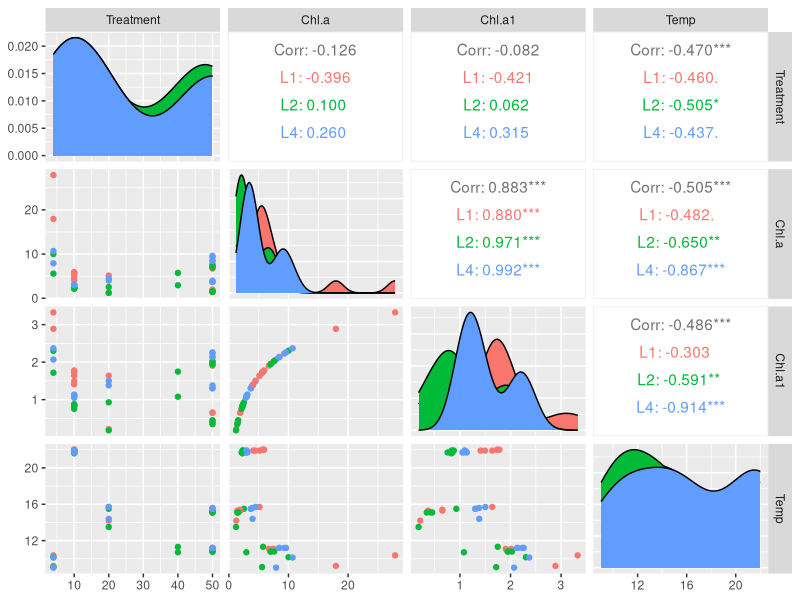
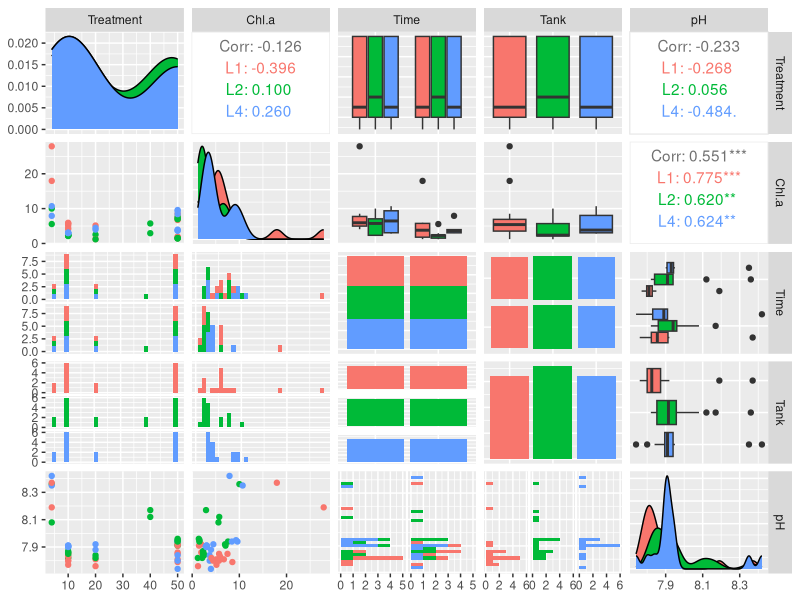
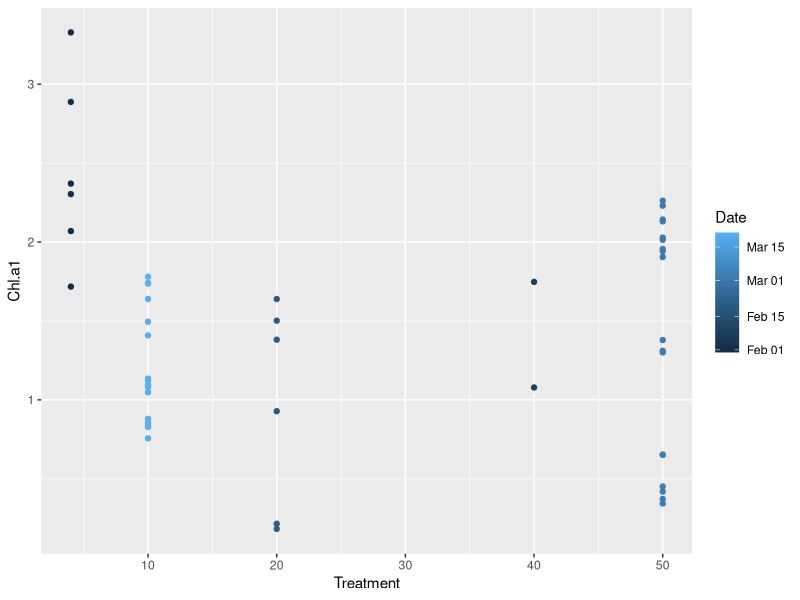
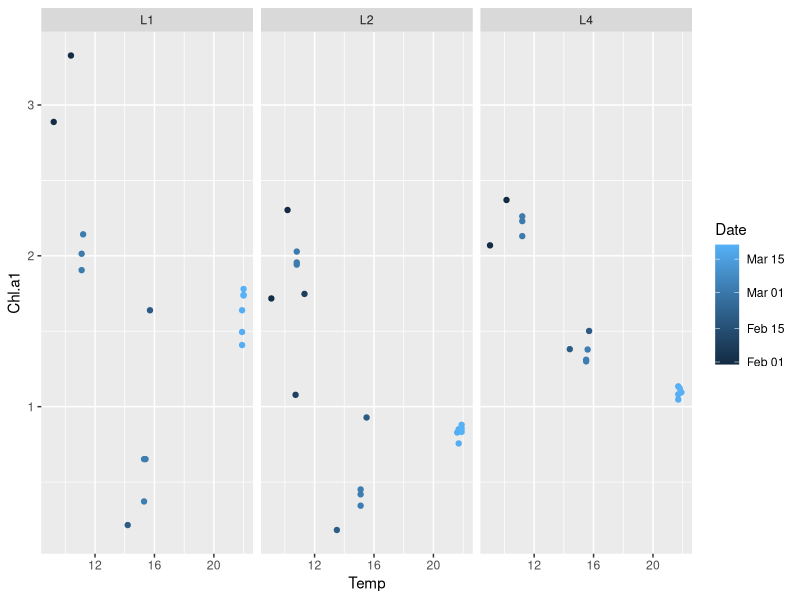
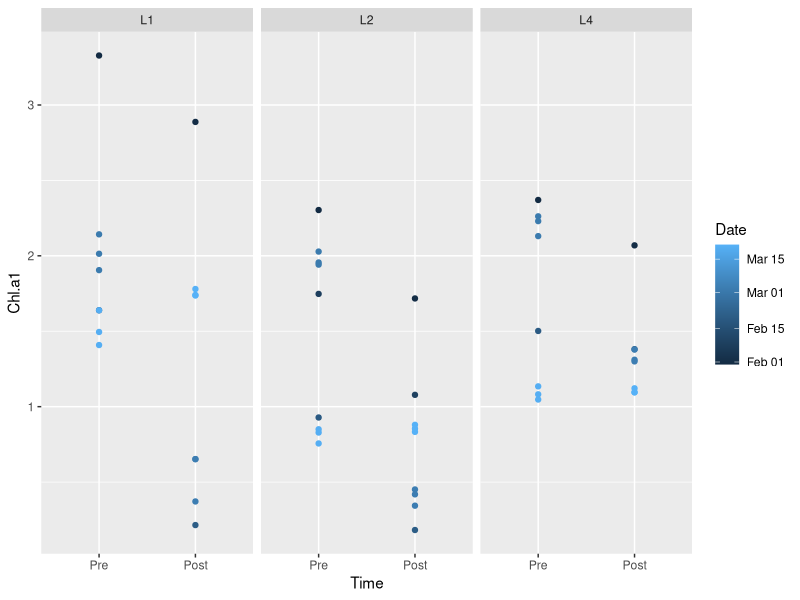

Write the R code that produced these figures, in order. (Note: this script raises an error after producing the figures.)
## ---- chunk 1
# setup the R enviornment for kniting markdown doc properly
library(knitr)
opts_knit$set(root.dir='../')
## ---- chunk 2
chlwq <- read.csv("./Data/ChlaWQReplicateAcuteData1.csv")
## ---- chunk 3
library(ggplot2)
library(GGally)
library(gridExtra)
library(scatterplot3d)
library(MASS)
library(lubridate)
library(lme4)
class(chlwq$Date)
## ---- chunk 4
chlwq$Time <- factor(chlwq$Time, levels = c("Pre", "Post")) #making sure pre always comes before post on figures
chlwq$Chl.a1 <- log(chlwq$Chl.a)
#transforming chlorophyll data since it is not normal
## ---- chunk 5
chlwq$Date <- as.Date(chlwq$Date, "%m.%d.%y")
class(chlwq$Date)
chlwq$Date
#changing class, so that R understands these are dates
## ---- chunk 6
ggpairs(chlwq, columns = c("Treatment", "Chl.a", "Chl.a1", "Temp"), columnLabels =  c("Treatment", "Chl.a", "Chl.a1","Temp"), mapping = aes(color = Tank))
#looking for relationships in the data
## ---- chunk 7
chl <- ggpairs(chlwq, columns = c("Treatment", "Chl.a", "Time", "Tank",  "pH"), columnLabels =  c("Treatment", "Chl.a", "Time", "Tank",  "pH"), mapping = aes(color = Tank))
chl
#looking for relationships in the data
## ---- chunk 8
ggplot(chlwq, aes(Treatment, Chl.a1)) +
  geom_point(aes(col=Date))
  facet_wrap(~Tank)

ggplot(chlwq, aes(Temp, Chl.a1)) +
  geom_point(aes(col=Date)) +
  facet_wrap(~Tank)

ggplot(chlwq, aes(Time, Chl.a1)) +
  geom_point(aes(col=Date)) +
  facet_wrap(~Tank)
## ---- chunk 9
main <- lm(Chl.a1 ~ Treatment + Temp + Time + pH + Salinity + Height + Tank, data = chlwq)
summary(main)
#first model with everything
## ---- chunk 10
main2 <- update(main, . ~ . -Salinity - Height)
summary(main2)
#getting rid of a few variables
## ---- chunk 11
main3 <- update(main2, . ~ . + I(Treatment^2) )
summary(main3)
#recognizing that there might be a quadratic response to the treatment variable
## ---- chunk 12
anova(main, main2)
#comparing models
## ---- chunk 13
anova(main2, main3)
#comparing models
## ---- chunk 14
AIC(main)
AIC(main2)
AIC(main3)
## ---- chunk 15
lin4 <- lmer(Chl.a1 ~ Treatment + Temp + Time + Treatment*Temp +  pH  + (1|Tank)  , data = chlwq)
car::Anova(lin4, type = 3)
#bringing in a linear mixed model that I made in my mixed model rmd to compare to these OLS models
## ---- chunk 16
anova(lin4, main3) #linear model is better than fixed effects
## ---- chunk 17
main4 <- update(main3, .~. + (Treatment^2)*Temp)
summary(main4)
#adding in a temperature interaction effect
## ---- chunk 18
anova(main3, main4)
AIC(main4) #main4 model has a better AIC
## ---- chunk 19
main5 <- update(main4, .~. + Treatment:Tank + Ozone)
summary(main5)
print(main5)
#bringing in an interaction effect between my treatment and each replicate tank
## ---- chunk 20
contrasts(chlwq$Tank) #what this tells me is that intercept is L1 and the coefficient for L2 is the difference from L1 and L4 co from L1
#L1 is the average tank, need to average the replicates across the tanks and fit the model that's where I predict chla for each tank and average them 
## ---- chunk 21
par(mfrow = c(2,2))
plot(main4)
## ---- chunk 22
#predict values based on the model and compare them to actual to see how well the model predicts data, compare the two

sim_mod <- lm(Chl.a1 ~ Tank + Treatment + I(Treatment^2) + Temp + 
                  Temp:Treatment + Tank:Treatment +
                  Tank:I(Treatment^2), 
              data = chlwq)
sub_mod <- update(sim_mod, . ~ . - Tank - Tank:Treatment - Tank:I(Treatment^2))
main_mod <- lm(Chl.a1 ~ Treatment + I(Treatment^2), data = chlwq)
summary(sim_mod)
plot(sim_mod)

xrange <- seq(min(chlwq$Treatment), max(chlwq$Treatment), length.out = 100)

tanks <- levels(chlwq$Tank)
plot(Chl.a1 ~ Treatment, data = chlwq, ylim = c(0, 4))
for(i in seq_along(tanks)) {
    lines(xrange, 
          predict(sim_mod, newdata = 
                     data.frame(Tank = tanks[i],
                               Treatment = xrange,
                               Temp = mean(chlwq$Temp))),
          col = i+1)
}
lines(predict(sub_mod, newdata = 
                  data.frame(
                        Treatment = xrange,
                        Temp = mean(chlwq$Temp))),
      lwd = 2)
lines(predict(main_mod, newdata = 
                  data.frame(
                      Treatment = xrange)), col='purple', lwd=4)

avg_pred <- predict(sim_mod, newdata = 
                     data.frame(Tank = rep(tanks, each = 100),
                               Treatment = rep(xrange,
                                               times = 3),
                               Temp = mean(chlwq$Temp)))
avg_pred <- tapply(avg_pred, list(rep(xrange, times = 3)), mean)

lines(xrange, avg_pred, lty = 2, lwd=3)

# obs vs predicted plot

pred <- predict(sim_mod)

plot(chlwq$Chl.a1, pred)
abline(a=0, b=1)

avg_obs <- tapply(chlwq$Chl.a1, list(chlwq$Treatment), mean)
avg_pred <- tapply(pred, list(chlwq$Treatment), mean) 

plot(avg_obs, avg_pred)
abline(a=0, b=1)
## ---- chunk 23
sim_mod <- lm(Chl.a1 ~ Tank + Treatment + I(Treatment^2) + Temp + 
                  Temp:Treatment + Tank:Treatment +
                  Tank:I(Treatment^2) + Time, 
              data = chlwq)

cc <- sub_mod$coefficients
eqn <- paste("Y =", paste(round(cc[1],2), paste(round(cc[-1],2), names(cc[-1]), sep=" * ", collapse=" + "), sep=" + "), "+ e")
eqn 
#looking at the equation based on the model fit
## ---- chunk 24
acf(chlwq$Chl.a) #looking for autocorrelation
